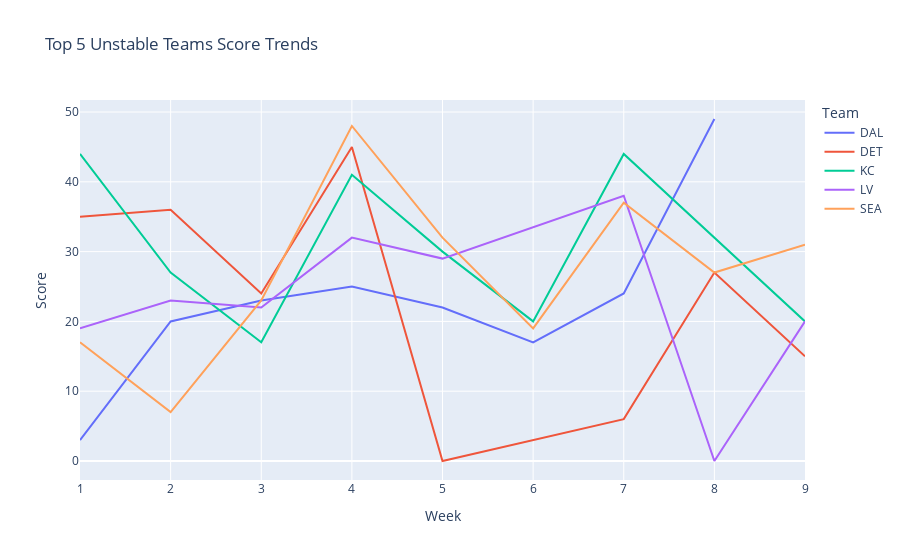

Notebook code for this chart:
### Markdown cell above
得分波动最大的五个队

### Code cell
# 计算每个队伍的得分波动性（标准偏差）
score_volatility = team_scores.groupby('Team')['Score'].std()

# 选取得分波动性最高的前5个队伍
top_5_unstable_teams = score_volatility.nlargest(5).index.tolist()

# 从team_scores中筛选出这5个队伍的数据
unstable_teams_scores = team_scores[team_scores['Team'].isin(top_5_unstable_teams)]

# 使用Plotly Express绘制折线图
import plotly.express as px

fig = px.line(unstable_teams_scores, x='week', y='Score', color='Team',
              title='Top 5 Unstable Teams Score Trends',
              labels={'week': 'Week', 'Score': 'Score'})

fig.show()

# 返回所选队伍的列表供参考
top_5_unstable_teams

### Figure 1 — Plotly figure (JSON) as saved in the notebook; plotly's stock layout.template omitted (floating-point values rounded to 4 significant figures)
{"data": [{"hovertemplate": "Team=DAL<br>Week=%{x}<br>Score=%{y}<extra></extra>", "legendgroup": "DAL", "line": {"color": "#636efa", "dash": "solid"}, "marker": {"symbol": "circle"}, "mode": "lines", "name": "DAL", "orientation": "v", "showlegend": true, "type": "scatter", "x": [1, 2, 3, 4, 5, 6, 7, 8], "xaxis": "x", "y": [3, 20, 23, 25, 22, 17, 24, 49], "yaxis": "y"}, {"hovertemplate": "Team=DET<br>Week=%{x}<br>Score=%{y}<extra></extra>", "legendgroup": "DET", "line": {"color": "#EF553B", "dash": "solid"}, "marker": {"symbol": "circle"}, "mode": "lines", "name": "DET", "orientation": "v", "showlegend": true, "type": "scatter", "x": [1, 2, 3, 4, 5, 7, 8, 9], "xaxis": "x", "y": [35, 36, 24, 45, 0, 6, 27, 15], "yaxis": "y"}, {"hovertemplate": "Team=KC<br>Week=%{x}<br>Score=%{y}<extra></extra>", "legendgroup": "KC", "line": {"color": "#00cc96", "dash": "solid"}, "marker": {"symbol": "circle"}, "mode": "lines", "name": "KC", "orientation": "v", "showlegend": true, "type": "scatter", "x": [1, 2, 3, 4, 5, 6, 7, 9], "xaxis": "x", "y": [44, 27, 17, 41, 30, 20, 44, 20], "yaxis": "y"}, {"hovertemplate": "Team=LV<br>Week=%{x}<br>Score=%{y}<extra></extra>", "legendgroup": "LV", "line": {"color": "#ab63fa", "dash": "solid"}, "marker": {"symbol": "circle"}, "mode": "lines", "name": "LV", "orientation": "v", "showlegend": true, "type": "scatter", "x": [1, 2, 3, 4, 5, 7, 8, 9], "xaxis": "x", "y": [19, 23, 22, 32, 29, 38, 0, 20], "yaxis": "y"}, {"hovertemplate": "Team=SEA<br>Week=%{x}<br>Score=%{y}<extra></extra>", "legendgroup": "SEA", "line": {"color": "#FFA15A", "dash": "solid"}, "marker": {"symbol": "circle"}, "mode": "lines", "name": "SEA", "orientation": "v", "showlegend": true, "type": "scatter", "x": [1, 2, 3, 4, 5, 6, 7, 8, 9], "xaxis": "x", "y": [17, 7, 23, 48, 32, 19, 37, 27, 31], "yaxis": "y"}], "layout": {"legend": {"title": {"text": "Team"}, "tracegroupgap": 0}, "title": {"text": "Top 5 Unstable Teams Score Trends"}, "xaxis": {"anchor": "y", "domain": [0, 1], "title": {"text": "Week"}}, "yaxis": {"anchor": "x", "domain": [0, 1], "title": {"text": "Score"}}}}
